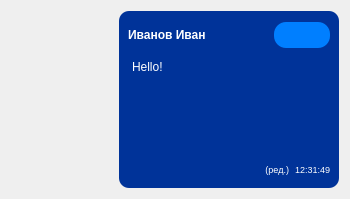
<?xml version="1.0" encoding="UTF-8"?>
<ui version="4.0">
 <class>TTextMessage</class>
 <widget class="QWidget" name="TTextMessage">
  <property name="geometry">
   <rect>
    <x>0</x>
    <y>0</y>
    <width>350</width>
    <height>199</height>
   </rect>
  </property>
  <property name="sizePolicy">
   <sizepolicy hsizetype="Fixed" vsizetype="Preferred">
    <horstretch>0</horstretch>
    <verstretch>0</verstretch>
   </sizepolicy>
  </property>
  <property name="minimumSize">
   <size>
    <width>350</width>
    <height>0</height>
   </size>
  </property>
  <property name="maximumSize">
   <size>
    <width>350</width>
    <height>16777215</height>
   </size>
  </property>
  <property name="windowTitle">
   <string>Form</string>
  </property>
  <property name="autoFillBackground">
   <bool>false</bool>
  </property>
  <property name="styleSheet">
   <string notr="true"/>
  </property>
  <layout class="QHBoxLayout" name="horizontalLayout_3">
   <item>
    <layout class="QHBoxLayout" name="horizontalLayout">
     <item>
      <spacer name="horizontalSpacer">
       <property name="orientation">
        <enum>Qt::Horizontal</enum>
       </property>
       <property name="sizeHint" stdset="0">
        <size>
         <width>40</width>
         <height>20</height>
        </size>
       </property>
      </spacer>
     </item>
     <item>
      <widget class="QWidget" name="widget" native="true">
       <property name="sizePolicy">
        <sizepolicy hsizetype="Fixed" vsizetype="Preferred">
         <horstretch>200</horstretch>
         <verstretch>0</verstretch>
        </sizepolicy>
       </property>
       <property name="minimumSize">
        <size>
         <width>220</width>
         <height>0</height>
        </size>
       </property>
       <property name="maximumSize">
        <size>
         <width>220</width>
         <height>16777215</height>
        </size>
       </property>
       <property name="layoutDirection">
        <enum>Qt::LeftToRight</enum>
       </property>
       <property name="styleSheet">
        <string notr="true">background-color: #003399;color : rgb(255, 255, 255);border-radius: 10px;</string>
       </property>
       <layout class="QVBoxLayout" name="verticalLayout">
        <item>
         <layout class="QHBoxLayout" name="horizontalLayoutMsg">
          <item>
           <widget class="QLabel" name="labelLogin">
            <property name="minimumSize">
             <size>
              <width>0</width>
              <height>30</height>
             </size>
            </property>
            <property name="maximumSize">
             <size>
              <width>16777215</width>
              <height>30</height>
             </size>
            </property>
            <property name="font">
             <font>
              <bold>true</bold>
             </font>
            </property>
            <property name="text">
             <string>Иванов Иван</string>
            </property>
           </widget>
          </item>
          <item>
           <spacer name="horizontalSpacer_2">
            <property name="orientation">
             <enum>Qt::Horizontal</enum>
            </property>
            <property name="sizeHint" stdset="0">
             <size>
              <width>40</width>
              <height>20</height>
             </size>
            </property>
           </spacer>
          </item>
          <item>
           <widget class="QPushButton" name="pushButtonEditing">
            <property name="styleSheet">
             <string notr="true">QPushButton {
    border: none;
    border-radius: 12px; /* радиус скругления */
    padding: 6px 12px; /* отступ текста от края кнопки */
    background-color: #007fff;
    color: white;
}

QPushButton:hover {
    background-color: #006acc;
}

QPushButton:pressed {
    background-color: #0058a0;
}</string>
            </property>
            <property name="text">
             <string/>
            </property>
            <property name="icon">
             <iconset resource="resources.qrc">
              <normaloff>:/icons/icons/icon_edit.png</normaloff>:/icons/icons/icon_edit.png</iconset>
            </property>
            <property name="iconSize">
             <size>
              <width>14</width>
              <height>14</height>
             </size>
            </property>
           </widget>
          </item>
         </layout>
        </item>
        <item>
         <widget class="QTextEdit" name="textEdit">
          <property name="html">
           <string>&lt;!DOCTYPE HTML PUBLIC &quot;-//W3C//DTD HTML 4.0//EN&quot; &quot;http://www.w3.org/TR/REC-html40/strict.dtd&quot;&gt;
&lt;html&gt;&lt;head&gt;&lt;meta name=&quot;qrichtext&quot; content=&quot;1&quot; /&gt;&lt;meta charset=&quot;utf-8&quot; /&gt;&lt;style type=&quot;text/css&quot;&gt;
p, li { white-space: pre-wrap; }
&lt;/style&gt;&lt;/head&gt;&lt;body style=&quot; font-family:'Segoe UI'; font-size:9pt; font-weight:400; font-style:normal;&quot;&gt;
&lt;p style=&quot; margin-top:0px; margin-bottom:0px; margin-left:0px; margin-right:0px; -qt-block-indent:0; text-indent:0px;&quot;&gt;Hello!&lt;/p&gt;&lt;/body&gt;&lt;/html&gt;</string>
          </property>
          <property name="textInteractionFlags">
           <set>Qt::TextSelectableByKeyboard|Qt::TextSelectableByMouse</set>
          </property>
         </widget>
        </item>
        <item>
         <layout class="QHBoxLayout" name="horizontalLayout_2">
          <item>
           <spacer name="horizontalSpacer_3">
            <property name="orientation">
             <enum>Qt::Horizontal</enum>
            </property>
            <property name="sizeHint" stdset="0">
             <size>
              <width>40</width>
              <height>20</height>
             </size>
            </property>
           </spacer>
          </item>
          <item>
           <widget class="QPushButton" name="viewWidget">
            <property name="text">
             <string/>
            </property>
            <property name="icon">
             <iconset resource="resources.qrc">
              <normaloff>:/icons/icons/not_viewed.png</normaloff>:/icons/icons/not_viewed.png</iconset>
            </property>
           </widget>
          </item>
          <item>
           <widget class="QLabel" name="labelEditMark">
            <property name="sizePolicy">
             <sizepolicy hsizetype="Preferred" vsizetype="Minimum">
              <horstretch>0</horstretch>
              <verstretch>0</verstretch>
             </sizepolicy>
            </property>
            <property name="maximumSize">
             <size>
              <width>16777215</width>
              <height>30</height>
             </size>
            </property>
            <property name="font">
             <font>
              <pointsize>7</pointsize>
             </font>
            </property>
            <property name="contextMenuPolicy">
             <enum>Qt::NoContextMenu</enum>
            </property>
            <property name="text">
             <string>(ред.)</string>
            </property>
            <property name="alignment">
             <set>Qt::AlignRight|Qt::AlignTrailing|Qt::AlignVCenter</set>
            </property>
            <property name="margin">
             <number>0</number>
            </property>
           </widget>
          </item>
          <item>
           <widget class="QLabel" name="labelTime">
            <property name="sizePolicy">
             <sizepolicy hsizetype="Preferred" vsizetype="Minimum">
              <horstretch>0</horstretch>
              <verstretch>0</verstretch>
             </sizepolicy>
            </property>
            <property name="maximumSize">
             <size>
              <width>16777215</width>
              <height>30</height>
             </size>
            </property>
            <property name="font">
             <font>
              <pointsize>7</pointsize>
             </font>
            </property>
            <property name="text">
             <string>12:31:49</string>
            </property>
            <property name="alignment">
             <set>Qt::AlignRight|Qt::AlignTrailing|Qt::AlignVCenter</set>
            </property>
            <property name="margin">
             <number>2</number>
            </property>
           </widget>
          </item>
         </layout>
        </item>
       </layout>
      </widget>
     </item>
    </layout>
   </item>
  </layout>
 </widget>
 <resources>
  <include location="resources.qrc"/>
 </resources>
 <connections/>
</ui>
